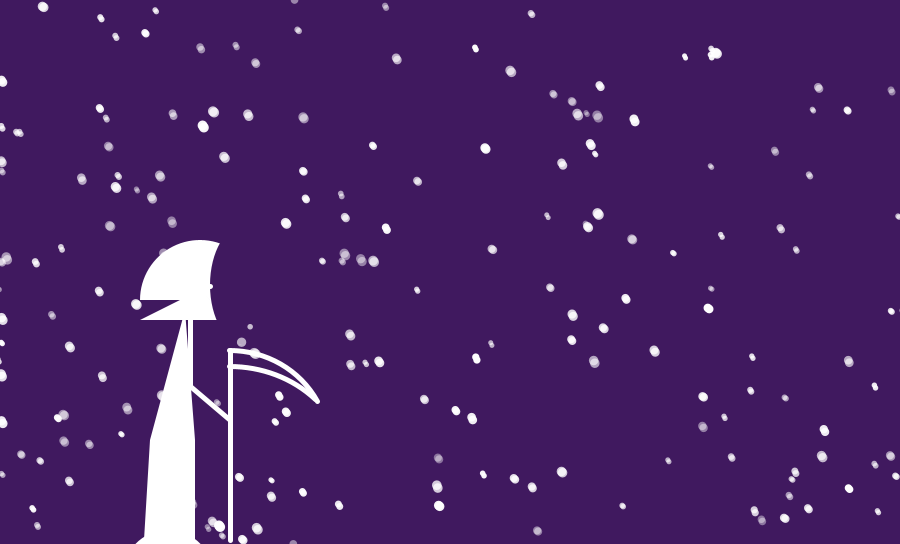
Frame 1 (no input)
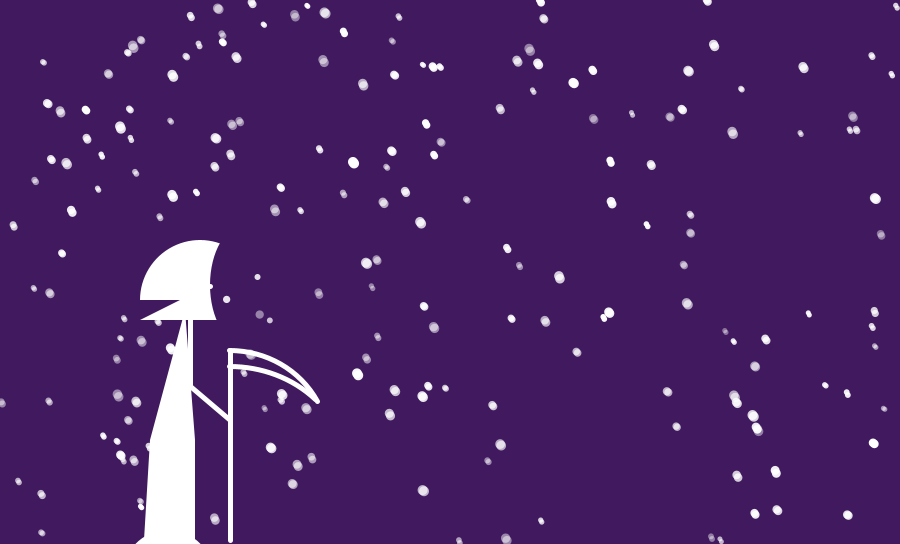
Frame 60 (the mouse pressed at the canvas centre just before this capture)
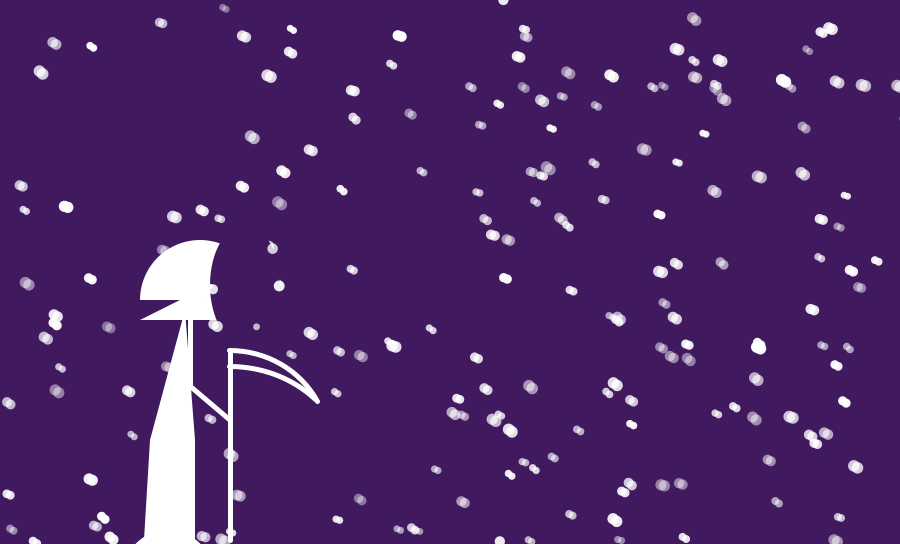
Frame 120 (the mouse held since frame 60 and released just before this capture)

The Processing sketch that drew these frames (run headless with seeded random() and noise(); from frame 60 on, the mouse is pressed at the canvas centre):

// Processing sketch: processing_90198
// ── processing_90198.pde

/*
T.J. Callahan
 ARTS-4010 IAP Homework 1
 due 2/14/2013
 
 "Snow" effect created using Soracco's 3d snow sketch as reference
 http://www.openprocessing.org/sketch/42364
 
 Reaper is a character from Buttercup Festival by David Troupes
 http://www.buttercupfestival.com
 
 */

float x=random(100);
float y=random(100);
float z=random(100);

class flake {
  float diam;
  float xpos;
  float ypos;
  float yspd;
  float xspd;
  float level;
  
  void update() {
    ypos=ypos+yspd;
    if (ypos>height) ypos=0;
    if (xpos>width+10) xpos=0;
    
    xpos=xpos+xspd+mouseX*.005;
    
    fill(255, level);
    ellipse(xpos, ypos, diam+mouseY*.007, diam+mouseY*.007);
  }
}

flake[] snowflakes= new flake[200];

void setup()
{
  size(900, 544);
  smooth();

  for (int i=0; i<200; i++) {
    snowflakes[i] = new flake();
    snowflakes[i].diam=random(5, 10);
    snowflakes[i].xpos=random(-50, width+50);
    snowflakes[i].ypos=random(0, height);
    snowflakes[i].yspd=random(1, 3);
    snowflakes[i].xspd=random(1, 1.5);
    snowflakes[i].level=random(100, 255);
  }
}

void draw() {

  float arm1=constrain(mouseX*.4, 190, 300);
  float arm2=constrain(mouseY, 286, 486);


  background(x, y, z);
  noStroke();

  for (int i=0; i<200; i++) {
    snowflakes[i].update();
  }
  fill(#FFFFFF);
  arc (200, 300, 120, 120, PI, 1.7*PI);
  triangle(200, 290, 140, 320, 230, 320);
  triangle(203, 294, 235, 251, 230, 320);
  triangle(185, 310, 150, 440, 195, 440);
  quad(150, 440, 195, 440, 195, 540, 144, 540);
  arc(168, 575, 90, 90, 1.24*PI, 1.76*PI);

  fill(x, y, z);
  ellipse(245, 285, 70, 120);


  for (int i=0; i<200; i++) {
    snowflakes[i].update();
  }

  stroke(255);
  strokeWeight(5);
  line(190, 386, arm1, arm2);
  line(190, 386, 230, 420);

  line(230, 540, 230, 350);

  noFill();
  arc(230, 450, 200, 200, 1.5*PI, 1.84*PI);
  arc(230, 491, 250, 250, 1.5*PI, 1.74*PI);

  line(arm1, arm2, arm1+15, arm2+15);
  line(arm1, arm2, arm1+20, arm2);
  line(arm1, arm2, arm1+15, arm2-15);

  //background(random(255));
}


/*
void mousePressed(){
 print(mouseX);
 print(" ");
 print(mouseY);
 print(" ");
 }
 */
